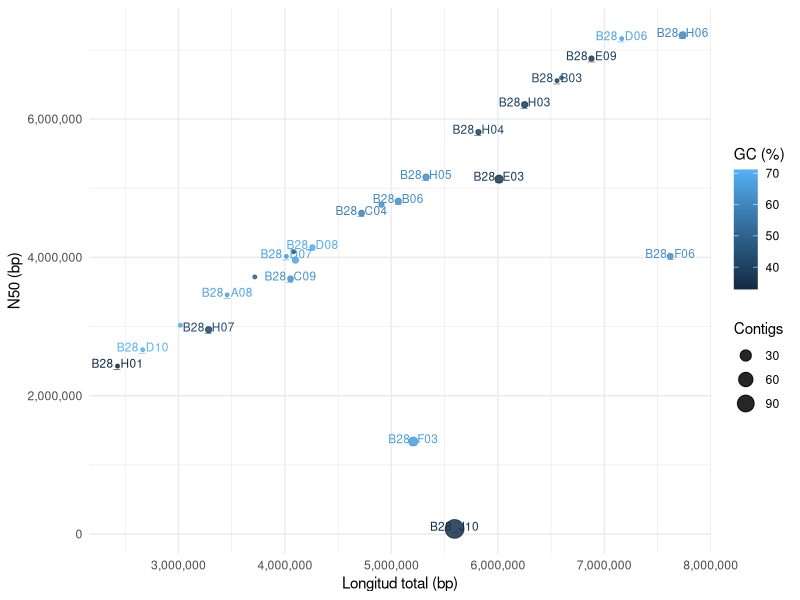
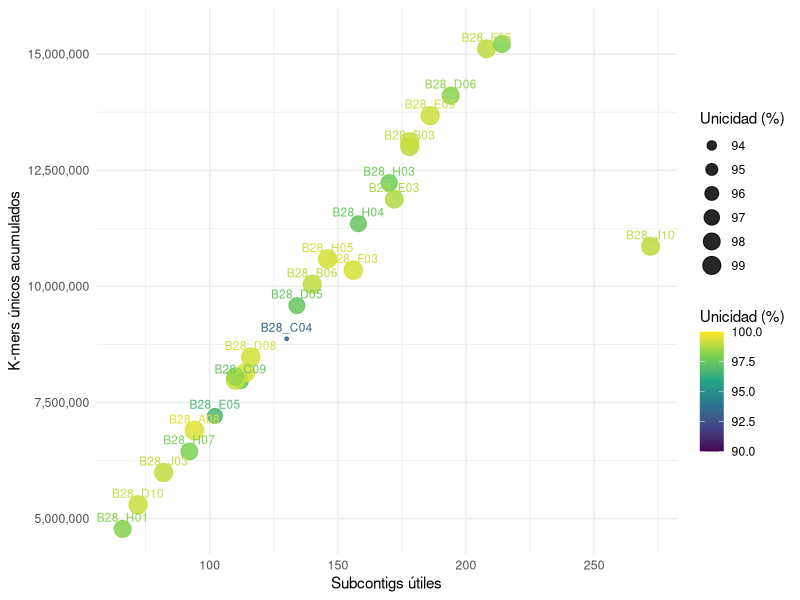
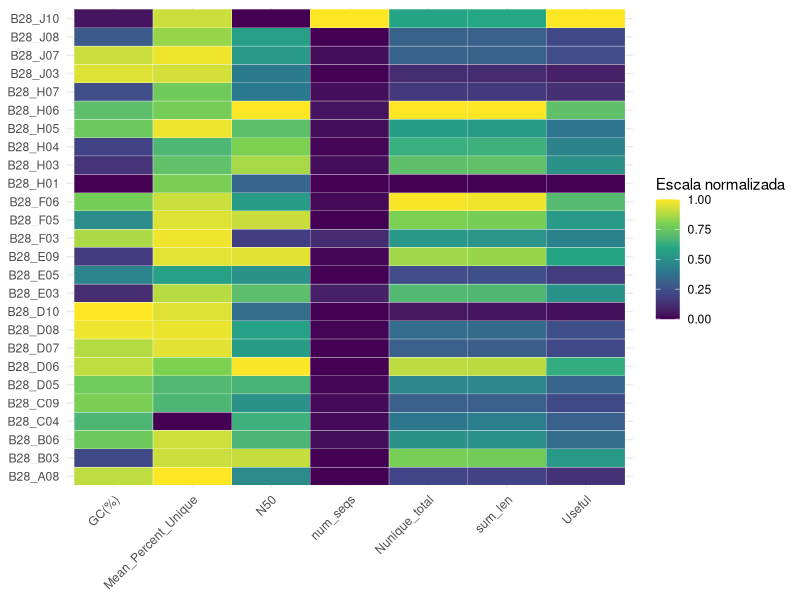

Source code (R) for these figures, in order:
## ---- chunk 1
knitr::opts_chunk$set(echo=FALSE, warning=FALSE, message=FALSE)
library(ggplot2)
library(scales)
library(dplyr)
library(tidyr)
## ---- chunk 2
q <- read.table("results/assembly_stats.tsv", header=TRUE, sep="", quote="", comment.char="", check.names=FALSE)
q$cepa <- sub("^[0-9]+_", "", sub("\\.fna$", "", basename(q$file)))
for (x in c("num_seqs", "sum_len", "N50", "GC(%)")) q[[x]] <- as.numeric(gsub(",", "", q[[x]]))
k <- read.table("results/kmer_summary_by_strain.tsv", header=TRUE, sep="\t", check.names=FALSE)
k$cepa <- sub("^[0-9]+_", "", k$StrainID)
d <- merge(q, k, by="cepa")
global <- read.table("results/kmer_summary_global.tsv", header=FALSE, sep="\t", stringsAsFactors=FALSE)
colnames(global) <- c("metrica", "valor")
opts <- read.table("results/StrainR2_options.txt", header=FALSE, sep="\t", stringsAsFactors=FALSE)
colnames(opts) <- c("parametro", "valor")
## ---- chunk 3
knitr::kable(global, col.names=c("Métrica", "Valor"))
## ---- chunk 4
knitr::kable(opts, col.names=c("Parámetro", "Valor"))
## ---- chunk 5
knitr::kable(d[, c("cepa", "num_seqs", "sum_len", "N50", "GC(%)", "Useful", "Nunique_total", "Mean_Percent_Unique")], digits=2)
## ---- chunk 6
ggplot(d, aes(x=sum_len, y=N50, size=num_seqs, color=`GC(%)`, label=cepa)) +
  geom_point(alpha=.85) +
  geom_text(nudge_y=40000, size=3, check_overlap=TRUE, show.legend=FALSE) +
  scale_x_continuous(labels=comma) + scale_y_continuous(labels=comma) +
  labs(x="Longitud total (bp)", y="N50 (bp)", size="Contigs", color="GC (%)", title=NULL, subtitle=NULL) +
  theme_minimal()
## ---- chunk 7
ggplot(d, aes(x=Useful, y=Nunique_total, size=Mean_Percent_Unique, color=Mean_Percent_Unique, label=cepa)) +
  geom_point(alpha=.85) +
  geom_text(nudge_y=250000, size=3, check_overlap=TRUE, show.legend=FALSE) +
  scale_x_continuous(labels=comma) + scale_y_continuous(labels=comma) +
  scale_color_viridis_c(limits=c(90,100)) +
  labs(x="Subcontigs útiles", y="K-mers únicos acumulados", size="Unicidad (%)", color="Unicidad (%)", title=NULL, subtitle=NULL) +
  theme_minimal()
## ---- chunk 8
h <- d %>% select(cepa, N50, sum_len, num_seqs, `GC(%)`, Useful, Nunique_total, Mean_Percent_Unique) %>% pivot_longer(-cepa, names_to="metrica", values_to="valor") %>% group_by(metrica) %>% mutate(valor=(valor-min(valor))/(max(valor)-min(valor))) %>% ungroup()
ggplot(h, aes(x=metrica, y=cepa, fill=valor)) +
  geom_tile(color="white") + scale_fill_viridis_c(limits=c(0,1)) +
  labs(x=NULL, y=NULL, fill="Escala normalizada", title=NULL, subtitle=NULL) +
  theme_minimal() + theme(axis.text.x=element_text(angle=45, hjust=1))
